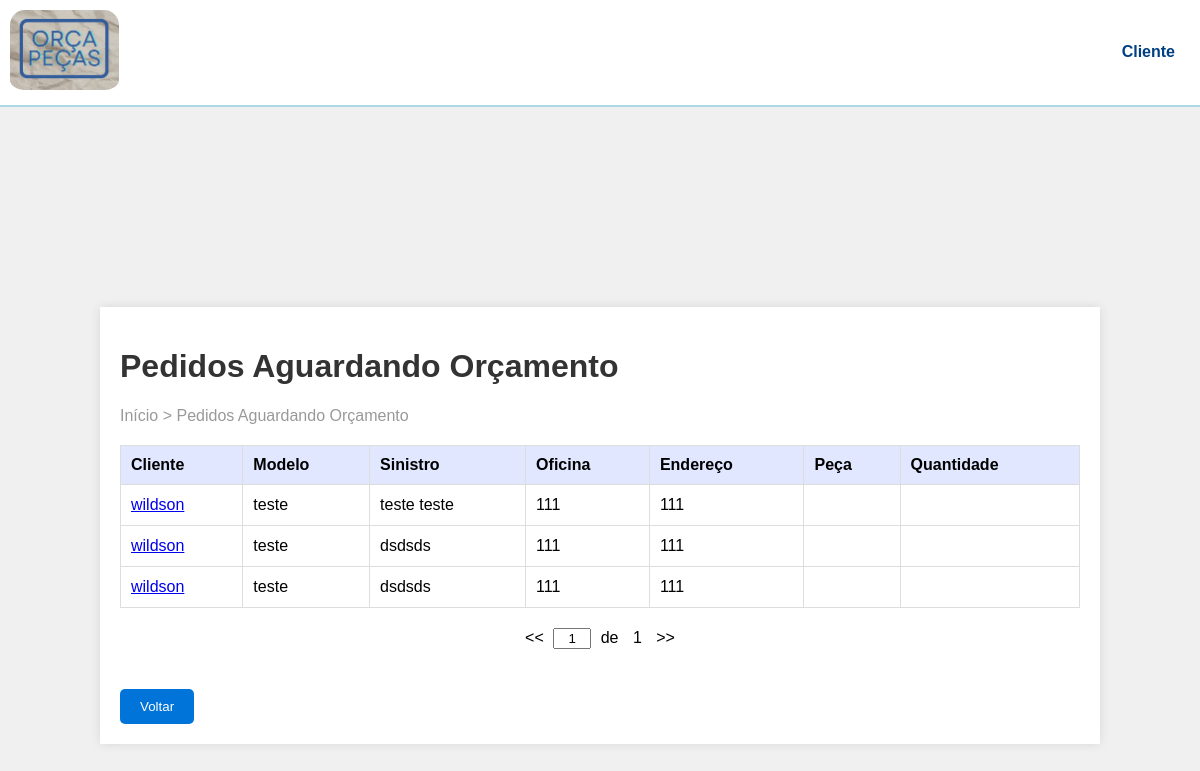
/orcamento_detalhes/ (signed in), run on the app's committed database.
### orcaPecas/models.py (models this page shows, shortened)
class Orcamento(models.Model):
    criador = models.ForeignKey(User, on_delete=models.CASCADE)
    nome = models.CharField(max_length=100)
    modelo = models.CharField(max_length=100)
    placa = models.CharField(max_length=100)
    data_criacao = models.DateTimeField(auto_now_add=True)
    oficina_entrega_nome = models.CharField(max_length=100)
    oficina_entrega_endereco = models.TextField()
    status = models.CharField(max_length=27, default='Pendente')
    comentarios_cliente = models.TextField(blank=True, null=True)
    comentarios_fornecedor = models.TextField(blank=True, null=True)
    prazo_entrega = models.DateField(blank=True, null=True)
    valor_total = models.DecimalField(max_digits=10, decimal_places=2, blank=True, null=True)
    itens_orcamento = models.JSONField(default=list)

### orcaPecas/views.py (the view)
# urls.py: path('orcamento_detalhes/', views.exibir_orcamento, name='orcamento_detalhes'),
def exibir_orcamento(request):
    orcamentos = Orcamento.objects.filter(status='Pendente')
    return render(request, 'pages/orcamento_detalhes.html', {'orcamentos': orcamentos})

### orcaPecas/templates/pages/orcamento_detalhes.html (shortened to what this page needs)
{% load static %}
<!DOCTYPE html>
<html lang="en">
<head>
    <link rel="stylesheet" href="{% static 'css/style_orcamento.css' %}" />
</head>
<body>
  <header>
    <img src="{% static 'images/logoOrcaPecas.PNG' %}" alt="Logo" />
    <span class="user-name">{{ user }}</span>
  </header>
  <div class="container">
    <h1>Pedidos Aguardando Orçamento</h1>
    <div class="breadcrumb">Início > Pedidos Aguardando Orçamento</div>
    <div class="table-container">
    <table>
        <thead>
          <th>Cliente</th>
          <th>Modelo</th>
          <th>Sinistro</th>
          <th>Oficina</th>
          <th>Endereço</th>
          <th>Peça</th>
          <th>Quantidade</th>
        </thead>
        <tbody>
            {% for orcamento in orcamentos %}
          <tr>
            <td>
                <a href="{%url 'orcamento' orcamento.id %}">{{orcamento.nome}}</a>
            </td>
            <td>{{orcamento.modelo}}</td>
            <td>{{orcamento.comentarios_cliente}}</td>
            <td>{{orcamento.oficina_entrega_nome}}</td>
            <td>{{orcamento.oficina_entrega_endereco}}</td>
             <td>
        </td>
        <td>
                </td>
          </tr>
          {% endfor %}
        </tbody>
      </table>
    </div>
    <div class="pagination">
        <span>&lt;&lt;</span>
        <input type="text" value="1">
        <span>de</span>
        <span>1</span>
        <span>&gt;&gt;</span>
    </div>
    <a href="{% url 'index2' %}"><button
            type="button"
            class="btn-back"
          >Voltar</button></a>
  </div>
</body>
</html>

### templates/static/css/style_orcamento.css (style rules this page uses)
header { display: flex; justify-content: space-between; align-items: center; background-color: white; border-bottom: 2px solid #add8e6; padding: 10px; margin-bottom: 200px; }
header img { max-height: 80px; padding-bottom: 5px; border-radius: 15px; }
.user-name { color: #004080; margin-right: 10px; }
body { font-family: Arial, sans-serif; background-color: #f0f0f0; margin: 0; padding: 0; }
.container { width: 80%; margin: 100px auto; padding: 20px; background-color: white; box-shadow: 0 0 10px rgba(0, 0, 0, 0.1); }
h1 { color: #333; }
.breadcrumb { color: #999; margin-bottom: 20px; }
.table-container { overflow-x: auto; }
table { width: 100%; border-collapse: collapse; margin-bottom: 20px; }
th, td { padding: 10px; border: 1px solid #ddd; text-align: left; }
th { background-color: #e0e7ff; }
.pagination { text-align: center; margin-bottom: 20px; }
.pagination span { margin: 0 5px; cursor: pointer; }
.pagination input { width: 30px; text-align: center; }
button { text-align: center; margin-top: 20px; }
button { padding: 10px 20px; background-color: #0074d9; color: #fff; border: none; border-radius: 5px; cursor: pointer; margin-right: 10px; }
.user-name { margin-right: 15px; font-weight: bold; color: #004080; }

### data on the page
Orcamento: nome "wildson", modelo "teste", comentarios_cliente "teste teste", oficina_entrega_nome "111", oficina_entrega_endereco "111"
Orcamento: nome "wildson", modelo "teste", comentarios_cliente "dsdsds", oficina_entrega_nome "111", oficina_entrega_endereco "111"
Orcamento: nome "wildson", modelo "teste", comentarios_cliente "dsdsds", oficina_entrega_nome "111", oficina_entrega_endereco "111"

### other printed values
{{ user }} "Cliente"
